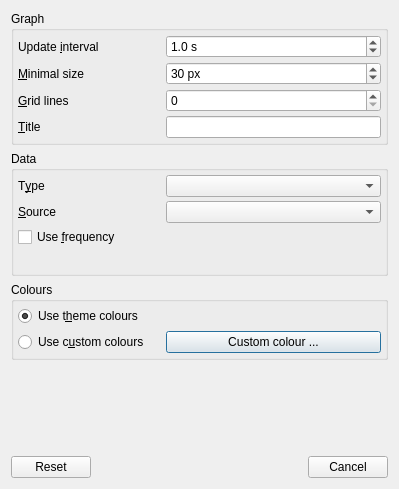
<?xml version="1.0" encoding="UTF-8"?>
<ui version="4.0">
 <class>LXQtSysStatConfiguration</class>
 <widget class="QDialog" name="LXQtSysStatConfiguration">
  <property name="geometry">
   <rect>
    <x>0</x>
    <y>0</y>
    <width>399</width>
    <height>489</height>
   </rect>
  </property>
  <property name="windowTitle">
   <string>System Statistics Settings</string>
  </property>
  <layout class="QGridLayout" name="gridLayout_2">
   <item row="0" column="0">
    <layout class="QVBoxLayout" name="verticalLayout_2">
     <item>
      <widget class="QGroupBox" name="graphGB">
       <property name="title">
        <string>Graph</string>
       </property>
       <layout class="QGridLayout" name="gridLayout_3" columnstretch="2,3">
        <property name="leftMargin">
         <number>4</number>
        </property>
        <property name="topMargin">
         <number>4</number>
        </property>
        <property name="rightMargin">
         <number>4</number>
        </property>
        <property name="bottomMargin">
         <number>4</number>
        </property>
        <property name="spacing">
         <number>4</number>
        </property>
        <item row="1" column="0">
         <widget class="QLabel" name="sizeL">
          <property name="text">
           <string>&amp;Minimal size</string>
          </property>
          <property name="buddy">
           <cstring>sizeSB</cstring>
          </property>
         </widget>
        </item>
        <item row="0" column="0">
         <widget class="QLabel" name="intervalL">
          <property name="text">
           <string>Update &amp;interval</string>
          </property>
          <property name="buddy">
           <cstring>intervalSB</cstring>
          </property>
         </widget>
        </item>
        <item row="3" column="0">
         <widget class="QLabel" name="titleL">
          <property name="text">
           <string>&amp;Title</string>
          </property>
          <property name="buddy">
           <cstring>titleLE</cstring>
          </property>
         </widget>
        </item>
        <item row="2" column="0">
         <widget class="QLabel" name="linesL">
          <property name="text">
           <string>&amp;Grid lines</string>
          </property>
          <property name="buddy">
           <cstring>linesSB</cstring>
          </property>
         </widget>
        </item>
        <item row="3" column="1">
         <widget class="QLineEdit" name="titleLE"/>
        </item>
        <item row="2" column="1">
         <widget class="QSpinBox" name="linesSB"/>
        </item>
        <item row="1" column="1">
         <widget class="QSpinBox" name="sizeSB">
          <property name="toolTip">
           <string>&lt;html&gt;&lt;head/&gt;&lt;body&gt;&lt;p&gt;Minimal width if the panel is horizontal.&lt;/p&gt;&lt;p&gt;Minimal height if the panel is vertical.&lt;/p&gt;&lt;/body&gt;&lt;/html&gt;</string>
          </property>
          <property name="suffix">
           <string> px</string>
          </property>
          <property name="minimum">
           <number>2</number>
          </property>
          <property name="maximum">
           <number>500</number>
          </property>
          <property name="value">
           <number>30</number>
          </property>
         </widget>
        </item>
        <item row="0" column="1">
         <widget class="QDoubleSpinBox" name="intervalSB">
          <property name="suffix">
           <string> s</string>
          </property>
          <property name="decimals">
           <number>1</number>
          </property>
          <property name="minimum">
           <double>0.100000000000000</double>
          </property>
          <property name="maximum">
           <double>60.000000000000000</double>
          </property>
          <property name="singleStep">
           <double>0.250000000000000</double>
          </property>
          <property name="value">
           <double>1.000000000000000</double>
          </property>
         </widget>
        </item>
       </layout>
      </widget>
     </item>
     <item>
      <widget class="QGroupBox" name="dataGB">
       <property name="title">
        <string>Data</string>
       </property>
       <layout class="QGridLayout" name="gridLayout_4" columnstretch="2,3">
        <property name="leftMargin">
         <number>4</number>
        </property>
        <property name="topMargin">
         <number>4</number>
        </property>
        <property name="rightMargin">
         <number>4</number>
        </property>
        <property name="bottomMargin">
         <number>4</number>
        </property>
        <property name="spacing">
         <number>4</number>
        </property>
        <item row="2" column="0" colspan="2">
         <widget class="QStackedWidget" name="dataSW">
          <property name="currentIndex">
           <number>0</number>
          </property>
          <widget class="QWidget" name="cpuP">
           <layout class="QVBoxLayout" name="verticalLayout_4">
            <property name="spacing">
             <number>0</number>
            </property>
            <property name="leftMargin">
             <number>0</number>
            </property>
            <property name="topMargin">
             <number>0</number>
            </property>
            <property name="rightMargin">
             <number>0</number>
            </property>
            <property name="bottomMargin">
             <number>0</number>
            </property>
            <item>
             <widget class="QCheckBox" name="useFrequencyCB">
              <property name="text">
               <string>Use &amp;frequency</string>
              </property>
             </widget>
            </item>
            <item>
             <spacer name="verticalSpacer">
              <property name="orientation">
               <enum>Qt::Vertical</enum>
              </property>
              <property name="sizeHint" stdset="0">
               <size>
                <width>0</width>
                <height>0</height>
               </size>
              </property>
             </spacer>
            </item>
           </layout>
          </widget>
          <widget class="QWidget" name="memP">
           <layout class="QVBoxLayout" name="verticalLayout_6">
            <property name="spacing">
             <number>0</number>
            </property>
            <property name="leftMargin">
             <number>0</number>
            </property>
            <property name="topMargin">
             <number>0</number>
            </property>
            <property name="rightMargin">
             <number>0</number>
            </property>
            <property name="bottomMargin">
             <number>0</number>
            </property>
            <item>
             <spacer name="verticalSpacer_4">
              <property name="orientation">
               <enum>Qt::Vertical</enum>
              </property>
              <property name="sizeHint" stdset="0">
               <size>
                <width>0</width>
                <height>0</height>
               </size>
              </property>
             </spacer>
            </item>
           </layout>
          </widget>
          <widget class="QWidget" name="netP">
           <layout class="QVBoxLayout" name="verticalLayout_8">
            <property name="spacing">
             <number>0</number>
            </property>
            <property name="leftMargin">
             <number>0</number>
            </property>
            <property name="topMargin">
             <number>0</number>
            </property>
            <property name="rightMargin">
             <number>0</number>
            </property>
            <property name="bottomMargin">
             <number>0</number>
            </property>
            <item>
             <layout class="QGridLayout" name="gridLayout" columnstretch="2,3">
              <property name="spacing">
               <number>4</number>
              </property>
              <item row="0" column="0">
               <widget class="QLabel" name="maximumL">
                <property name="text">
                 <string>Ma&amp;ximum</string>
                </property>
                <property name="buddy">
                 <cstring>maximumHS</cstring>
                </property>
               </widget>
              </item>
              <item row="0" column="1">
               <layout class="QHBoxLayout" name="horizontalLayout_17" stretch="2,3">
                <property name="spacing">
                 <number>4</number>
                </property>
                <item>
                 <widget class="QLabel" name="maximumValueL">
                  <property name="text">
                   <string>XXX KBs</string>
                  </property>
                 </widget>
                </item>
                <item>
                 <widget class="QSlider" name="maximumHS">
                  <property name="maximum">
                   <number>39</number>
                  </property>
                  <property name="orientation">
                   <enum>Qt::Horizontal</enum>
                  </property>
                 </widget>
                </item>
               </layout>
              </item>
              <item row="1" column="0">
               <widget class="QCheckBox" name="logarithmicCB">
                <property name="text">
                 <string>Lo&amp;garithmic scale</string>
                </property>
               </widget>
              </item>
              <item row="1" column="1">
               <widget class="QSpinBox" name="logScaleSB">
                <property name="suffix">
                 <string> steps</string>
                </property>
                <property name="minimum">
                 <number>1</number>
                </property>
                <property name="maximum">
                 <number>64</number>
                </property>
                <property name="value">
                 <number>4</number>
                </property>
               </widget>
              </item>
             </layout>
            </item>
            <item>
             <spacer name="verticalSpacer_6">
              <property name="orientation">
               <enum>Qt::Vertical</enum>
              </property>
              <property name="sizeHint" stdset="0">
               <size>
                <width>0</width>
                <height>0</height>
               </size>
              </property>
             </spacer>
            </item>
           </layout>
          </widget>
         </widget>
        </item>
        <item row="0" column="1">
         <widget class="QComboBox" name="typeCOB"/>
        </item>
        <item row="1" column="0">
         <widget class="QLabel" name="sourceL">
          <property name="text">
           <string>&amp;Source</string>
          </property>
          <property name="buddy">
           <cstring>sourceCOB</cstring>
          </property>
         </widget>
        </item>
        <item row="0" column="0">
         <widget class="QLabel" name="typeL">
          <property name="text">
           <string>T&amp;ype</string>
          </property>
          <property name="buddy">
           <cstring>typeCOB</cstring>
          </property>
         </widget>
        </item>
        <item row="1" column="1">
         <widget class="QComboBox" name="sourceCOB"/>
        </item>
       </layout>
      </widget>
     </item>
     <item>
      <widget class="QGroupBox" name="coloursGB">
       <property name="title">
        <string>Colours</string>
       </property>
       <layout class="QGridLayout" name="gridLayout_8" columnstretch="2,3">
        <property name="leftMargin">
         <number>4</number>
        </property>
        <property name="topMargin">
         <number>4</number>
        </property>
        <property name="rightMargin">
         <number>4</number>
        </property>
        <property name="bottomMargin">
         <number>4</number>
        </property>
        <property name="horizontalSpacing">
         <number>4</number>
        </property>
        <property name="verticalSpacing">
         <number>5</number>
        </property>
        <item row="0" column="0">
         <widget class="QRadioButton" name="useThemeColoursRB">
          <property name="text">
           <string>Use t&amp;heme colours</string>
          </property>
          <property name="checked">
           <bool>true</bool>
          </property>
         </widget>
        </item>
        <item row="1" column="0">
         <widget class="QRadioButton" name="useCustomColoursRB">
          <property name="text">
           <string>Use c&amp;ustom colours</string>
          </property>
         </widget>
        </item>
        <item row="1" column="1">
         <widget class="QPushButton" name="customColoursB">
          <property name="text">
           <string>Custom colour ...</string>
          </property>
         </widget>
        </item>
       </layout>
      </widget>
     </item>
     <item>
      <spacer name="verticalSpacer_2">
       <property name="orientation">
        <enum>Qt::Vertical</enum>
       </property>
       <property name="sizeHint" stdset="0">
        <size>
         <width>0</width>
         <height>0</height>
        </size>
       </property>
      </spacer>
     </item>
    </layout>
   </item>
   <item row="1" column="0">
    <layout class="QHBoxLayout" name="horizontalLayout">
     <item>
      <widget class="QDialogButtonBox" name="buttonBox_1">
       <property name="orientation">
        <enum>Qt::Horizontal</enum>
       </property>
       <property name="standardButtons">
        <set>QDialogButtonBox::Reset</set>
       </property>
      </widget>
     </item>
     <item>
      <spacer name="horizontalSpacer">
       <property name="orientation">
        <enum>Qt::Horizontal</enum>
       </property>
       <property name="sizeHint" stdset="0">
        <size>
         <width>40</width>
         <height>20</height>
        </size>
       </property>
      </spacer>
     </item>
     <item>
      <spacer name="horizontalSpacer_2">
       <property name="orientation">
        <enum>Qt::Horizontal</enum>
       </property>
       <property name="sizeHint" stdset="0">
        <size>
         <width>40</width>
         <height>20</height>
        </size>
       </property>
      </spacer>
     </item>
     <item>
      <widget class="QDialogButtonBox" name="buttonBox_2">
       <property name="orientation">
        <enum>Qt::Horizontal</enum>
       </property>
       <property name="standardButtons">
        <set>QDialogButtonBox::Cancel</set>
       </property>
      </widget>
     </item>
    </layout>
   </item>
  </layout>
 </widget>
 <tabstops>
  <tabstop>intervalSB</tabstop>
  <tabstop>sizeSB</tabstop>
  <tabstop>linesSB</tabstop>
  <tabstop>titleLE</tabstop>
  <tabstop>typeCOB</tabstop>
  <tabstop>sourceCOB</tabstop>
  <tabstop>useFrequencyCB</tabstop>
  <tabstop>maximumHS</tabstop>
  <tabstop>logarithmicCB</tabstop>
  <tabstop>logScaleSB</tabstop>
  <tabstop>useThemeColoursRB</tabstop>
  <tabstop>useCustomColoursRB</tabstop>
  <tabstop>customColoursB</tabstop>
  <tabstop>buttonBox_1</tabstop>
 </tabstops>
 <resources/>
 <connections>
  <connection>
   <sender>buttonBox_1</sender>
   <signal>accepted()</signal>
   <receiver>LXQtSysStatConfiguration</receiver>
   <slot>accept()</slot>
   <hints>
    <hint type="sourcelabel">
     <x>95</x>
     <y>433</y>
    </hint>
    <hint type="destinationlabel">
     <x>97</x>
     <y>295</y>
    </hint>
   </hints>
  </connection>
  <connection>
   <sender>buttonBox_1</sender>
   <signal>rejected()</signal>
   <receiver>LXQtSysStatConfiguration</receiver>
   <slot>reject()</slot>
   <hints>
    <hint type="sourcelabel">
     <x>76</x>
     <y>433</y>
    </hint>
    <hint type="destinationlabel">
     <x>62</x>
     <y>296</y>
    </hint>
   </hints>
  </connection>
  <connection>
   <sender>typeCOB</sender>
   <signal>currentIndexChanged(int)</signal>
   <receiver>dataSW</receiver>
   <slot>setCurrentIndex(int)</slot>
   <hints>
    <hint type="sourcelabel">
     <x>386</x>
     <y>203</y>
    </hint>
    <hint type="destinationlabel">
     <x>342</x>
     <y>264</y>
    </hint>
   </hints>
  </connection>
  <connection>
   <sender>useCustomColoursRB</sender>
   <signal>toggled(bool)</signal>
   <receiver>customColoursB</receiver>
   <slot>setEnabled(bool)</slot>
   <hints>
    <hint type="sourcelabel">
     <x>132</x>
     <y>366</y>
    </hint>
    <hint type="destinationlabel">
     <x>240</x>
     <y>365</y>
    </hint>
   </hints>
  </connection>
 </connections>
</ui>
